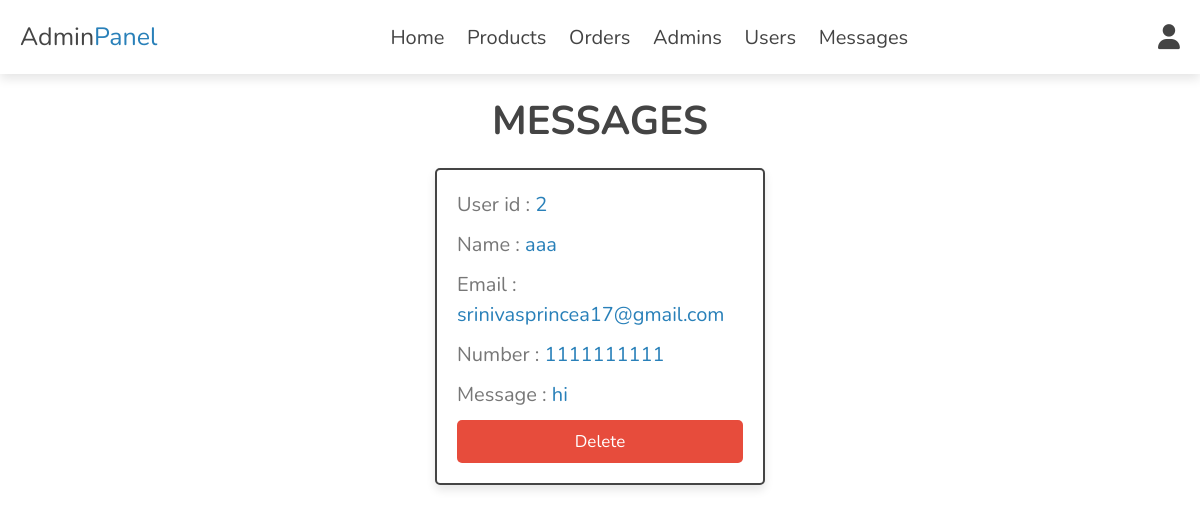
Page /messages.php (signed in) on the committed database.
### tables this page shows
CREATE TABLE `messages` (
  `id` int(100) NOT NULL,
  `user_id` int(100) NOT NULL,
  `name` varchar(100) NOT NULL,
  `email` varchar(100) NOT NULL,
  `number` varchar(12) NOT NULL,
  `message` varchar(500) NOT NULL
);

### messages.php (the view, shortened to what this page needs)
<?php
include '../components/connect.php';
?>
<!DOCTYPE html>
<html lang="en">
<head>
   <link rel="stylesheet" href="https://cdnjs.cloudflare.com/ajax/libs/font-awesome/6.1.1/css/all.min.css">
   <link rel="stylesheet" href="../css/admin_style.css">
</head>
<body>
<?php include '../components/admin_header.php'; ?>
<section class="contacts">
<h1 class="heading">Messages</h1>
<div class="box-container">
   <?php
      $select_messages = $conn->prepare("SELECT * FROM `messages`");
      $select_messages->execute();
      if($select_messages->rowCount() > 0){
         while($fetch_message = $select_messages->fetch(PDO::FETCH_ASSOC)){
   ?>
   <div class="box">
   <p> User id : <span><?= $fetch_message['user_id']; ?></span></p>
   <p> Name : <span><?= $fetch_message['name']; ?></span></p>
   <p> Email : <span><?= $fetch_message['email']; ?></span></p>
   <p> Number : <span><?= $fetch_message['number']; ?></span></p>
   <p> Message : <span><?= $fetch_message['message']; ?></span></p>
   <a href="messages.php??delete=<?= $fetch_message['id']; ?>" onclick="return confirm('delete this message?');" class="delete-btn">Delete</a>
   </div>
   <?php
         }
      }else{
         echo '<p class="empty">you have no messages</p>';
      }
   ?>
</div>
</section>
</body>
</html>

### admin_style.css (style rules this page uses)
:root { --main-color:#2980b9; --orange:#f39c12; --red:#e74c3c; --black:#444; --white:#fff; --light-color:#777; --light-bg:#f5f5f5; --border:.2rem solid var(--black); --box-shadow:0 .5rem 1rem rgba(0,0,0,.1); }
* { font-family: 'Nunito', sans-serif; margin:0; padding:0; box-sizing: border-box; outline: none; border:none; text-decoration: none; }
html { font-size: 62.5%; overflow-x: hidden; }
body { background-image: url(''); background-size: cover; background-repeat: no-repeat; background-attachment: fixed; }
section { padding:2rem; max-width: 1200px; margin:0 auto; }
.heading { font-size: 4rem; color:var(--black); margin-bottom: 2rem; text-align: center; text-transform: uppercase; }
.btn, .delete-btn, .option-btn { display: block; width: 100%; margin-top: 1rem; border-radius: .5rem; padding:1rem 3rem; font-size: 1.7rem; text-transform: capitalize; color:var(--white); cursor: pointer; text-align: center; }
.delete-btn { background-color: var(--red); }
.contacts .box-container { display: grid; grid-template-columns: repeat(auto-fit, 33rem); gap:1.5rem; align-items: flex-start; justify-content: center; }
.contacts .box-container .box { padding:2rem; padding-top: 1rem; border-radius: .5rem; border:var(--border); background-color: var(--white); box-shadow: var(--box-shadow); }
.contacts .box-container .box p { line-height: 1.5; font-size: 2rem; color:var(--light-color); margin:1rem 0; }
.contacts .box-container .box p span { color:var(--main-color); }

### rows in the picture
messages: user "2", name "aaa", email "srinivasprincea17@gmail.com", number "1111111111", message "hi"
